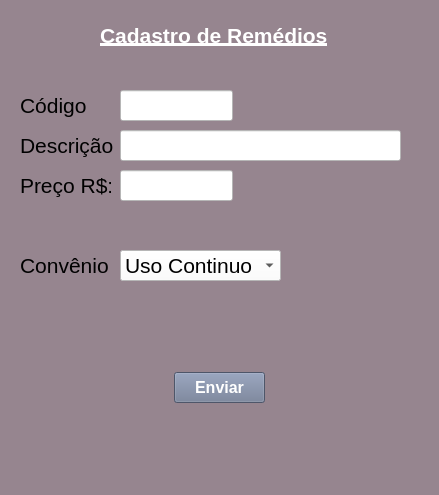
<?xml version="1.0" encoding="UTF-8"?>
<ui version="4.0">
 <class>MainWindow</class>
 <widget class="QMainWindow" name="MainWindow">
  <property name="geometry">
   <rect>
    <x>0</x>
    <y>0</y>
    <width>439</width>
    <height>495</height>
   </rect>
  </property>
  <property name="windowTitle">
   <string>MainWindow</string>
  </property>
  <property name="styleSheet">
   <string notr="true">background-color: rgb(150, 133, 143);</string>
  </property>
  <widget class="QWidget" name="centralwidget">
   <widget class="QLabel" name="label">
    <property name="geometry">
     <rect>
      <x>100</x>
      <y>20</y>
      <width>241</width>
      <height>31</height>
     </rect>
    </property>
    <property name="font">
     <font>
      <pointsize>16</pointsize>
      <weight>75</weight>
      <bold>true</bold>
      <underline>true</underline>
     </font>
    </property>
    <property name="styleSheet">
     <string notr="true">color: rgb(255, 255, 255);</string>
    </property>
    <property name="text">
     <string>Cadastro de Remédios</string>
    </property>
   </widget>
   <widget class="QLabel" name="label_2">
    <property name="geometry">
     <rect>
      <x>20</x>
      <y>90</y>
      <width>101</width>
      <height>31</height>
     </rect>
    </property>
    <property name="font">
     <font>
      <pointsize>16</pointsize>
     </font>
    </property>
    <property name="text">
     <string>Código</string>
    </property>
   </widget>
   <widget class="QLabel" name="label_3">
    <property name="geometry">
     <rect>
      <x>20</x>
      <y>130</y>
      <width>101</width>
      <height>31</height>
     </rect>
    </property>
    <property name="font">
     <font>
      <pointsize>16</pointsize>
     </font>
    </property>
    <property name="text">
     <string>Descrição</string>
    </property>
   </widget>
   <widget class="QLabel" name="label_4">
    <property name="geometry">
     <rect>
      <x>20</x>
      <y>170</y>
      <width>91</width>
      <height>31</height>
     </rect>
    </property>
    <property name="font">
     <font>
      <pointsize>16</pointsize>
     </font>
    </property>
    <property name="text">
     <string>Preço R$:</string>
    </property>
   </widget>
   <widget class="QLineEdit" name="lineEdit">
    <property name="geometry">
     <rect>
      <x>120</x>
      <y>90</y>
      <width>113</width>
      <height>31</height>
     </rect>
    </property>
    <property name="styleSheet">
     <string notr="true">background-color: rgb(255, 255, 255);</string>
    </property>
   </widget>
   <widget class="QLineEdit" name="lineEdit_2">
    <property name="geometry">
     <rect>
      <x>120</x>
      <y>130</y>
      <width>281</width>
      <height>31</height>
     </rect>
    </property>
    <property name="styleSheet">
     <string notr="true">background-color: rgb(255, 255, 255);</string>
    </property>
   </widget>
   <widget class="QLineEdit" name="lineEdit_3">
    <property name="geometry">
     <rect>
      <x>120</x>
      <y>170</y>
      <width>113</width>
      <height>31</height>
     </rect>
    </property>
    <property name="styleSheet">
     <string notr="true">background-color: rgb(255, 255, 255);</string>
    </property>
   </widget>
   <widget class="QComboBox" name="comboBox">
    <property name="geometry">
     <rect>
      <x>120</x>
      <y>250</y>
      <width>161</width>
      <height>31</height>
     </rect>
    </property>
    <property name="font">
     <font>
      <pointsize>16</pointsize>
     </font>
    </property>
    <property name="styleSheet">
     <string notr="true">background-color: rgb(255, 255, 255);</string>
    </property>
    <item>
     <property name="text">
      <string>Uso Continuo</string>
     </property>
    </item>
    <item>
     <property name="text">
      <string>Convênio Plano</string>
     </property>
    </item>
   </widget>
   <widget class="QLabel" name="label_5">
    <property name="geometry">
     <rect>
      <x>20</x>
      <y>250</y>
      <width>91</width>
      <height>31</height>
     </rect>
    </property>
    <property name="font">
     <font>
      <pointsize>16</pointsize>
     </font>
    </property>
    <property name="text">
     <string>Convênio</string>
    </property>
   </widget>
   <widget class="QPushButton" name="pushButton">
    <property name="geometry">
     <rect>
      <x>174</x>
      <y>372</y>
      <width>91</width>
      <height>31</height>
     </rect>
    </property>
    <property name="font">
     <font>
      <pointsize>12</pointsize>
      <weight>75</weight>
      <bold>true</bold>
     </font>
    </property>
    <property name="styleSheet">
     <string notr="true">background-color: rgb(109, 121, 147);
color: rgb(255, 255, 255);</string>
    </property>
    <property name="text">
     <string>Enviar</string>
    </property>
   </widget>
  </widget>
  <widget class="QMenuBar" name="menubar">
   <property name="geometry">
    <rect>
     <x>0</x>
     <y>0</y>
     <width>439</width>
     <height>21</height>
    </rect>
   </property>
  </widget>
  <widget class="QStatusBar" name="statusbar"/>
 </widget>
 <resources/>
 <connections/>
</ui>
